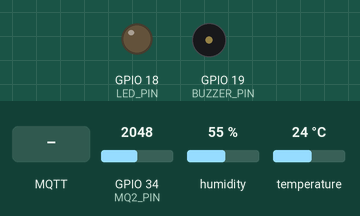
This sketch was run on a simulated ESP32. On the bench: output pins drawn as LEDs (lit = HIGH), buzzer (waves = sounding, pin HIGH). The test bench sets the inputs (shaded band); at power-on: GPIO 34 (MQ2_PIN) = 2048, humidity 55 %, temperature 24 °C. WiFi joins after 1.5 s; servers stay silent unless stated; no MQTT or app messages arrive unless stated; what the sketch prints to the serial monitor is not drawn.

Above: at 2.7 s.
2.8 s: GPIO 34 (MQ2_PIN) set to 491
At 10.08 s:
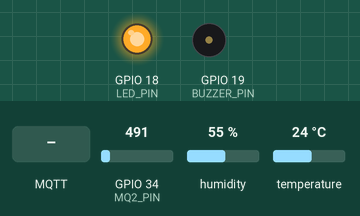
11.6 s: MQTT message "1" arrives on the first subscribed topic
21.5 s: MQTT message "on" arrives on the first subscribed topic
31.5 s: GPIO 34 (MQ2_PIN) set to 1228
Timing chart, 0 to 41.6 s (numbered marks = the images above; inputs shaded):
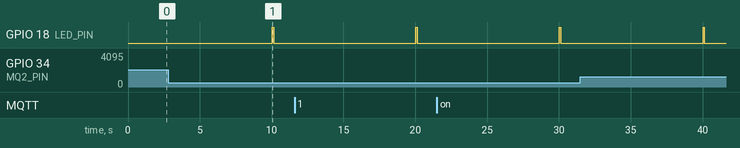

The sketch:

1_ESP32_Arduino_IDE_Code.ino
```cpp
/*
==============================================================
FireGuard IoT
Cloud-Based Fire Detection and Alert System
Platform : ESP32
Framework: Arduino
MQTT Broker : EMQX Cloud (TLS)

Sensors:
MQ-2 Smoke Sensor
DHT22 Temperature & Humidity Sensor

Outputs:
Red LED
Active Buzzer

Cloud Services:
EMQX Cloud MQTT Broker
Node-RED
MongoDB Atlas

MQTT Publish Topic: iot/sensor/data

MQTT Subscribe Topic: iot/sensor/config
==============================================================
*/

#include <WiFi.h>
#include <WiFiClientSecure.h>
#include <PubSubClient.h>
#include <ArduinoJson.h>
#include <DHT.h>

// ==========================================================
// WiFi Configuration
// ==========================================================
const char* WIFI_SSID = "yeah_esp32";
const char* WIFI_PASSWORD = "JINITAIMEI";

// ==========================================================
// MQTT Configuration
// ==========================================================
const char* MQTT_SERVER = "v6612156.ala.asia-southeast1.emqxsl.com";
const int MQTT_PORT = 8883;
const char* MQTT_USERNAME = "utem-iot-esp32";
const char* MQTT_PASSWORD = "esp32";
const char* MQTT_PUBLISH_TOPIC = "iot/sensor/data";
const char* MQTT_SUBSCRIBE_TOPIC = "iot/sensor/config";
const char* DEVICE_ID = "ESP32-01";

// ==========================================================
// GPIO Configuration
// ==========================================================
#define DHTPIN 4
#define DHTTYPE DHT22
#define MQ2_PIN 34
#define LED_PIN 18
#define BUZZER_PIN 19

// ==========================================================
// Default Configuration
// ==========================================================
int smokeThreshold = 1500;
unsigned long detectInterval = 10000;

// ==========================================================
// Fire Detection Parameters
// ==========================================================
const float FIRE_TEMPERATURE = 45.0;

// ==========================================================
// Sensor Variables
// ==========================================================
float temperature = 0.0;
float humidity = 0.0;
int smokeRaw = 0;
bool fireDetected = false;

// ==========================================================
// Timing
// ==========================================================
unsigned long previousMillis = 0;

// ==========================================================
// WiFi / MQTT Objects
// ==========================================================
WiFiClientSecure secureClient;
PubSubClient mqttClient(secureClient);
DHT dht(DHTPIN, DHTTYPE);

// ==========================================================
// Function Prototypes
// ==========================================================
void connectWiFi();
void connectMQTT();
void mqttCallback(char* topic, byte* payload, unsigned int length);
void readSensors();
void evaluateFire();
void updateAlarm();
void publishSensorData();
void printSensorReport(bool publishStatus);
String getRiskLevel();
void blinkLED();

// ==========================================================
// WiFi Connection
// ==========================================================
void connectWiFi() {
  Serial.println();
  Serial.println("==========================================");
  Serial.println("ESP32 Fire Monitoring System");
  Serial.println("==========================================");

  Serial.print("[WiFi] Connecting");

  WiFi.mode(WIFI_STA);
  WiFi.begin(WIFI_SSID, WIFI_PASSWORD);

  while (WiFi.status() != WL_CONNECTED) {
    delay(500);
    Serial.print(".");
  }

  Serial.println();
  Serial.println("[WiFi] Connected successfully!");
  Serial.print("[WiFi] IP Address : ");
  Serial.println(WiFi.localIP());

  Serial.println();
}

// ==========================================================
// MQTT Callback
// ==========================================================
void mqttCallback(char* topic, byte* payload, unsigned int length) {
  Serial.println();
  Serial.println("--- Configuration Message Received ---");

  String message;

  for (unsigned int i = 0; i < length; i++) {
    message += (char)payload[i];
  }

  StaticJsonDocument<256> doc;

  DeserializationError error = deserializeJson(doc, message);

  if (error) {
    Serial.println("Invalid JSON received.");
    return;
  }

  if (doc.containsKey("smokeThreshold")) {
    smokeThreshold = doc["smokeThreshold"];
  }

  if (doc.containsKey("detectInterval")) {
    detectInterval = doc["detectInterval"];
  }

  Serial.print("Updated smokeThreshold: ");
  Serial.println(smokeThreshold);

  Serial.print("Updated detectInterval: ");
  Serial.println(detectInterval);

  Serial.println("[Bi-Directional] New configuration will be applied in the next monitoring cycle.");
  Serial.println();
}

// ==========================================================
// MQTT Connection
// ==========================================================
void connectMQTT() {
  mqttClient.setServer(MQTT_SERVER, MQTT_PORT);

  mqttClient.setCallback(mqttCallback);

  secureClient.setInsecure();

  while (!mqttClient.connected()) {
    Serial.println("[MQTT] Attempting connection...");

    if (mqttClient.connect(
          DEVICE_ID,
          MQTT_USERNAME,
          MQTT_PASSWORD)) {
      Serial.println("[MQTT] Connected successfully!");

      mqttClient.subscribe(MQTT_SUBSCRIBE_TOPIC);

      Serial.print("[MQTT] Subscribed : ");
      Serial.println(MQTT_SUBSCRIBE_TOPIC);

      Serial.println();
    } else {
      Serial.print("[MQTT] Failed. State = ");
      Serial.println(mqttClient.state());

      Serial.println("[MQTT] Retry in 5 seconds...\n");

      delay(5000);
    }
  }
}

// ==========================================================
// Maintain Connections
// ==========================================================
void maintainConnection() {
  if (WiFi.status() != WL_CONNECTED) {
    connectWiFi();
  }

  if (!mqttClient.connected()) {
    connectMQTT();
  }

  mqttClient.loop();
}

// ==========================================================
// Read Sensors
// ==========================================================
void readSensors() {
  temperature = dht.readTemperature();
  humidity = dht.readHumidity();

  smokeRaw = analogRead(MQ2_PIN);

  if (isnan(temperature) || isnan(humidity)) {
    Serial.println("[ERROR] Failed to read DHT22!");

    temperature = 0.0;
    humidity = 0.0;
  }
}

// ==========================================================
// Fire Detection
// ==========================================================
void evaluateFire() {
  fireDetected =
    (temperature >= FIRE_TEMPERATURE) && (smokeRaw >= smokeThreshold);
}

// ==========================================================
// Risk Level
// ==========================================================
String getRiskLevel() {
  if (fireDetected)
    return "HIGH";

  if (smokeRaw >= smokeThreshold * 0.75)
    return "MEDIUM";

  return "LOW";
}

// ==========================================================
// LED Blink
// ==========================================================
void blinkLED() {
  digitalWrite(LED_PIN, HIGH);

  delay(100);

  digitalWrite(LED_PIN, LOW);
}

// ==========================================================
// Alarm Control
// ==========================================================
void updateAlarm() {
  if (fireDetected) {
    digitalWrite(LED_PIN, HIGH);
    digitalWrite(BUZZER_PIN, HIGH);
  } else {
    digitalWrite(LED_PIN, LOW);
    digitalWrite(BUZZER_PIN, LOW);
  }
}

// ==========================================================
// Publish Sensor Data
// ==========================================================
void publishSensorData() {
  StaticJsonDocument<256> doc;

  doc["device_id"] = DEVICE_ID;
  doc["temperature"] = temperature;
  doc["humidity"] = humidity;
  doc["smoke"] = fireDetected;
  doc["smoke_raw"] = smokeRaw;

  char payload[256];

  serializeJson(doc, payload);

  bool status = mqttClient.publish(
    MQTT_PUBLISH_TOPIC,
    payload);

  printSensorReport(status);

  if (!fireDetected) {
    if (status) {
      blinkLED();
    }
  }
}

// ==========================================================
// Pretty Serial Report
// ==========================================================
void printSensorReport(bool publishStatus) {
  Serial.println("========== Sensor Report ==========");

  Serial.print("Temperature   : ");
  Serial.print(temperature, 2);
  Serial.println(" \xC2\xB0"
                 "C");

  Serial.print("Humidity      : ");
  Serial.print(humidity, 2);
  Serial.println(" %");

  Serial.print("Smoke Raw     : ");
  Serial.print(smokeRaw);
  Serial.print(" (Threshold: ");
  Serial.print(smokeThreshold);
  Serial.println(")");

  Serial.print("Fire Detected : ");
  Serial.println(fireDetected ? "YES" : "NO");

  Serial.print("Risk Level    : ");
  Serial.println(getRiskLevel());

  Serial.print("Alarm Active  : ");

  if (fireDetected)
    Serial.println("🔴 FIRE");
  else
    Serial.println("🟢 SAFE");

  Serial.print("MQTT Publish  : ");

  if (publishStatus)
    Serial.println("SUCCESS");
  else
    Serial.println("FAILED");

  StaticJsonDocument<256> doc;

  doc["device_id"] = DEVICE_ID;
  doc["temperature"] = temperature;
  doc["humidity"] = humidity;
  doc["smoke"] = fireDetected;
  doc["smoke_raw"] = smokeRaw;

  Serial.print("Payload Size  : ");
  Serial.print(measureJson(doc));
  Serial.println(" bytes");

  serializeJson(doc, Serial);

  Serial.println();

  Serial.println("=========================================");
  Serial.println();
}

// ==========================================================
// setup()
// ==========================================================
void setup() {
  Serial.begin(115200);

  pinMode(LED_PIN, OUTPUT);
  pinMode(BUZZER_PIN, OUTPUT);

  digitalWrite(LED_PIN, LOW);
  digitalWrite(BUZZER_PIN, LOW);

  dht.begin();

  connectWiFi();

  connectMQTT();
}

// ==========================================================
// loop()
// ==========================================================
void loop() {
  maintainConnection();

  if (millis() - previousMillis >= detectInterval) {
    previousMillis = millis();

    readSensors();

    evaluateFire();

    updateAlarm();

    publishSensorData();
  }
}
```
